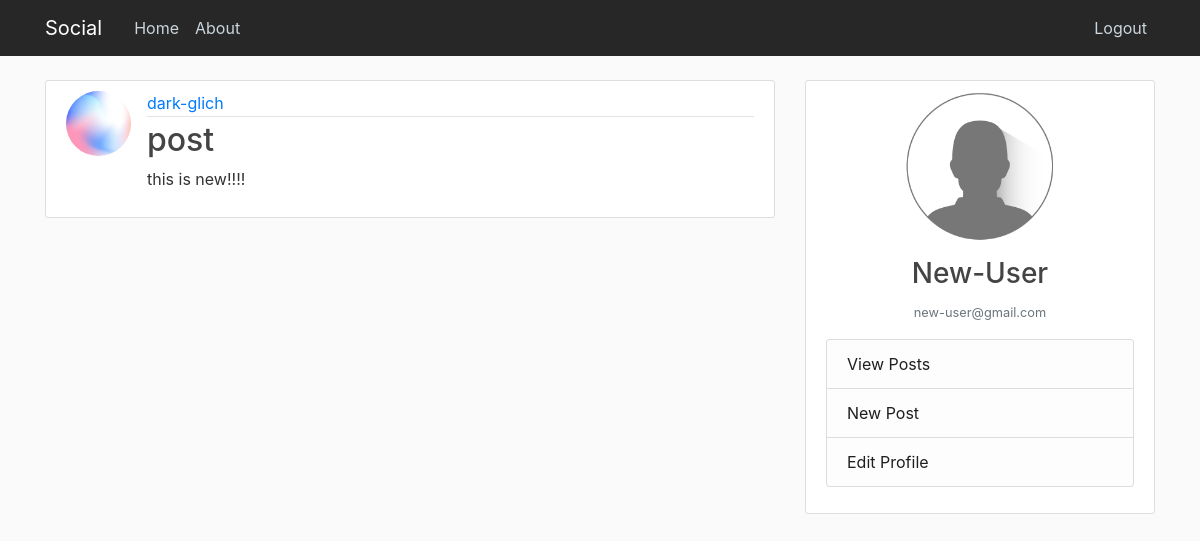
Screenshot of /post/83/ (signed in) with the database file from the repository.
### main/models.py (models this page shows, shortened)
class Post(models.Model):
    title = models.CharField(max_length=200)
    content = models.TextField()
    date = models.DateTimeField(default=timezone.now)
    author = models.ForeignKey(User, on_delete=models.CASCADE)

### users/models.py (models this page shows, shortened)
class profile(models.Model):
    user = models.OneToOneField(User, on_delete=models.CASCADE)
    image = models.ImageField(default='default.png', upload_to='profile_pics')

### main/views.py (the view)
# urls.py: path('post/<int:pk>/', PostDetailView.as_view(), name='detail'),
class PostDetailView(LoginRequiredMixin, DetailView):
    model = Post

### main/templates/main/post_detail.html (shortened to what this page needs)
{% extends "main/base.html" %}
{% block content %}
  <article class="media content-section">
    <img class="rounded-circle article-img" src="{{ object.author.profile.image.url }}">
    <div class="media-body">
      <div class="article-metadata">
        <a class="mr-2" href="#">{{ object.author }}</a>
      </div>
      <h2 class="article-title">{{ object.title }}</h2>
      <p class="article-content">{{ object.content }}</p>
    </div>
  </article>
{% endblock content %}

### main/templates/main/base.html (shortened to what this page needs)
{%load static%}
<!doctype html>
<html lang="en">
  <head>
    <link rel="stylesheet" href="https://maxcdn.bootstrapcdn.com/bootstrap/4.0.0/css/bootstrap.min.css">
    <link rel="stylesheet" type="text/css" href="{% static 'main/style.css' %}">
  </head>
    <body>
      <header class="site-header">
        <nav class="navbar navbar-expand-md navbar-dark bg-steel fixed-top" style="background-color: rgb(39, 39, 39) ">
          <div class="container">
            <a class="navbar-brand mr-4" href="{% url 'home' %}">Social</a>
            <div class="collapse navbar-collapse" id="navbarToggle">
              <div class="navbar-nav mr-auto">
                <a class="nav-item nav-link" href="{% url 'home' %}">Home</a>
                <a class="nav-item nav-link" href="{% url 'about' %}">About</a>
              </div>
              <div class="navbar-nav">
                {% if user.is_authenticated %}
                  <a class="nav-item nav-link" href="{% url 'logout' %}">Logout</a>
                {% else %}
                  <a class="nav-item nav-link" href="{% url 'register' %}">Register</a>
                  <a class="nav-item nav-link" href="{% url 'login' %}">Login</a>
                {% endif %}
              </div>
            </div>
          </div>
        </nav>
      </header>
      <main role="main" class="container">
        <div class="row">
          <div class="col-md-8">
            {% block content %}{% endblock %}
          </div>
          <div class="col-md-4">
            <div class="content-section" style="position: sticky; top: 5rem;">
                <img class="rounded-circle account-img" src="{{ user.profile.image.url }}" style="height: 150px; width: 150px; display: block; margin-left: auto; margin-right: auto;">
                <h3 style="text-align: center;">{{user}}</h3>
                <p style="text-align: center;" class="text-muted"><small>{{user.email}}</small></p>
                <ul class="list-group">
                  <li class="list-group-item list-group-item-light"><a href="{% url 'user-posts' user %}" style="color: rgb(31, 31, 31);">View Posts</a></li>
                  <li class="list-group-item list-group-item-light"><a href="{% url 'create' %}" style="color: rgb(31, 31, 31);">New Post</a></li>
                  <li class="list-group-item list-group-item-light"><a href="{% url 'profile' %}" style="color: rgb(31, 31, 31);">Edit Profile</a></li>
                </ul>
            </div>
          </div>
        </div>
      </main>
    </body>
</html>

### main/static/main/style.css (style rules this page uses)
body { background: #fafafa; color: #333333; margin-top: 5rem; }
h1, h2, h3, h4, h5, h6 { color: #444444; }
ul { margin: 0; }
.bg-steel { background-color: #5f788a; }
.site-header .navbar-nav .nav-link { color: #cbd5db; }
.content-section { background: #ffffff; padding: 10px 20px; border: 1px solid #dddddd; border-radius: 3px; margin-bottom: 20px; }
.article-title { color: #444444; }
.article-content { white-space: pre-line; }
.article-img { height: 65px; width: 65px; margin-right: 16px; }
.article-metadata { padding-bottom: 1px; margin-bottom: 4px; border-bottom: 1px solid #e3e3e3 }
.account-img { height: 125px; width: 125px; margin-right: 20px; margin-bottom: 16px; }

### rows the page displays
Post: author.profile.image (picture), author "dark-glich", title "post", content "this is new!!!!"

### other values shown
{{ user }} "New-User"
{{ user.email }} "new-user@gmail.com"
